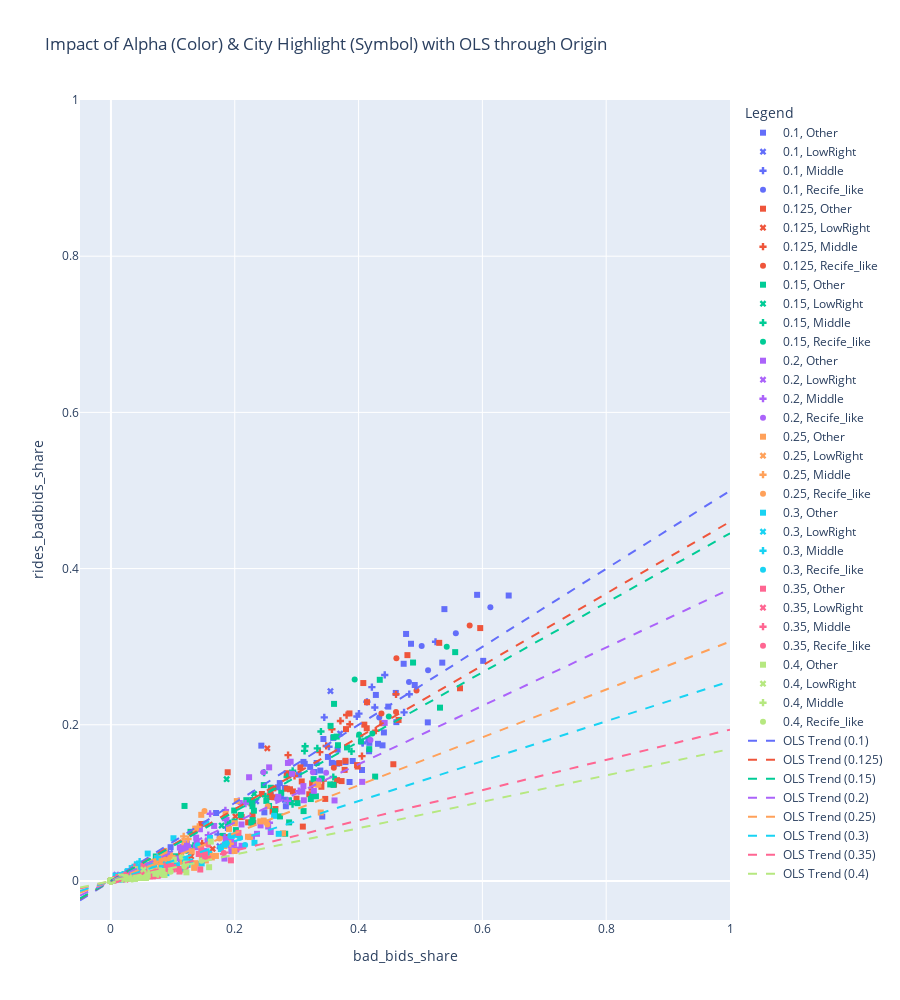

This figure's notebook cell:
### Code cell
if df_filtered.empty:
    print(f"DataFrame пуст после фильтрации с MIN_COMPLETED_ORDERS = {MIN_COMPLETED_ORDERS}. График не будет построен.")
else:
    fig = px.scatter(df_filtered,
                     x='bad_bids_share',
                     y='rides_badbids_share',
                     color='alpha_value_str',
                     symbol='highlight_status',
                     symbol_map={
                         'veracrus': 'star',
                         'veracrus_candidates': 'cross'
                     },
                     hover_data=df_filtered.columns.tolist(),
                     title='Impact of Alpha (Color) & City Highlight (Symbol) with OLS through Origin',
                     labels={
                         'share_of_bad_bids': 'Share of Bad Bids',
                         'share_done_orders_with_bad_tender': 'Share of Completed Orders with Bad Tender',
                         'alpha_value_str': 'Alpha Value',
                         'highlight_status': 'City Status'
                     }
                    )

    alpha_color_map = {}
    for trace in fig.data:
        alpha_val_for_trace = trace.legendgroup
        if alpha_val_for_trace not in alpha_color_map:
            alpha_color_map[alpha_val_for_trace] = trace.marker.color
    print(alpha_color_map)

    unique_alpha_values = sorted(df_filtered['alpha_value_str'].unique())

    for current_alpha_str in unique_alpha_values:
        # Данные для OLS берутся по ВСЕМ точкам для текущего current_alpha_str
        group_data_for_ols = df_filtered[df_filtered['alpha_value_str'] == current_alpha_str]

        x_data = group_data_for_ols['bad_bids_share']
        y_data = group_data_for_ols['rides_badbids_share']

        valid_indices = x_data.notna() & y_data.notna()
        x_clean = x_data[valid_indices]
        y_clean = y_data[valid_indices]

        if len(x_clean) >= 2:
            try:
                model = sm.OLS(y_clean, x_clean)
                results = model.fit()

                if results.params.empty:
                    print(f"Предупреждение: Параметры OLS пусты для alpha_value_str = {current_alpha_str}.")
                    continue
                
                slope = results.params.iloc[0]

                if pd.notna(slope) and np.isfinite(slope):
                    x_range_for_line = np.array([-0.05, 1.0])
                    y_line = slope * x_range_for_line
                    
                    line_color = get_color_for_alpha(current_alpha_str, alpha_color_map)
                    if line_color is None:
                        print(f"Предупреждение: Цвет не найден для OLS alpha_value_str = {current_alpha_str}. Используется черный.")
                        line_color = 'rgba(0,0,0,0.5)'

                    fig.add_trace(go.Scatter(
                        x=x_range_for_line,
                        y=y_line,
                        mode='lines',
                        name=f'OLS Trend ({current_alpha_str})',
                        line=dict(color=line_color, width=2, dash='dash'),
                        legendgroup=f"group_{current_alpha_str}", 
                        showlegend=True
                    ))
                else:
                    print(f"Предупреждение: Наклон (slope) NaN/Inf для alpha_value_str = {current_alpha_str}.")
            except Exception as e:
                print(f"Ошибка OLS для alpha_value_str = {current_alpha_str}: {e}")
        else:
            print(f"Мало данных (нужно >= 2, есть {len(x_clean)}) для OLS alpha_value_str = {current_alpha_str}.")

    fig.update_layout(
        xaxis=dict(range=[-0.05, 1]),
        yaxis=dict(range=[-0.05, 1]),
        height=1000,
        legend_title_text="Legend"
    )

    fig.show()
